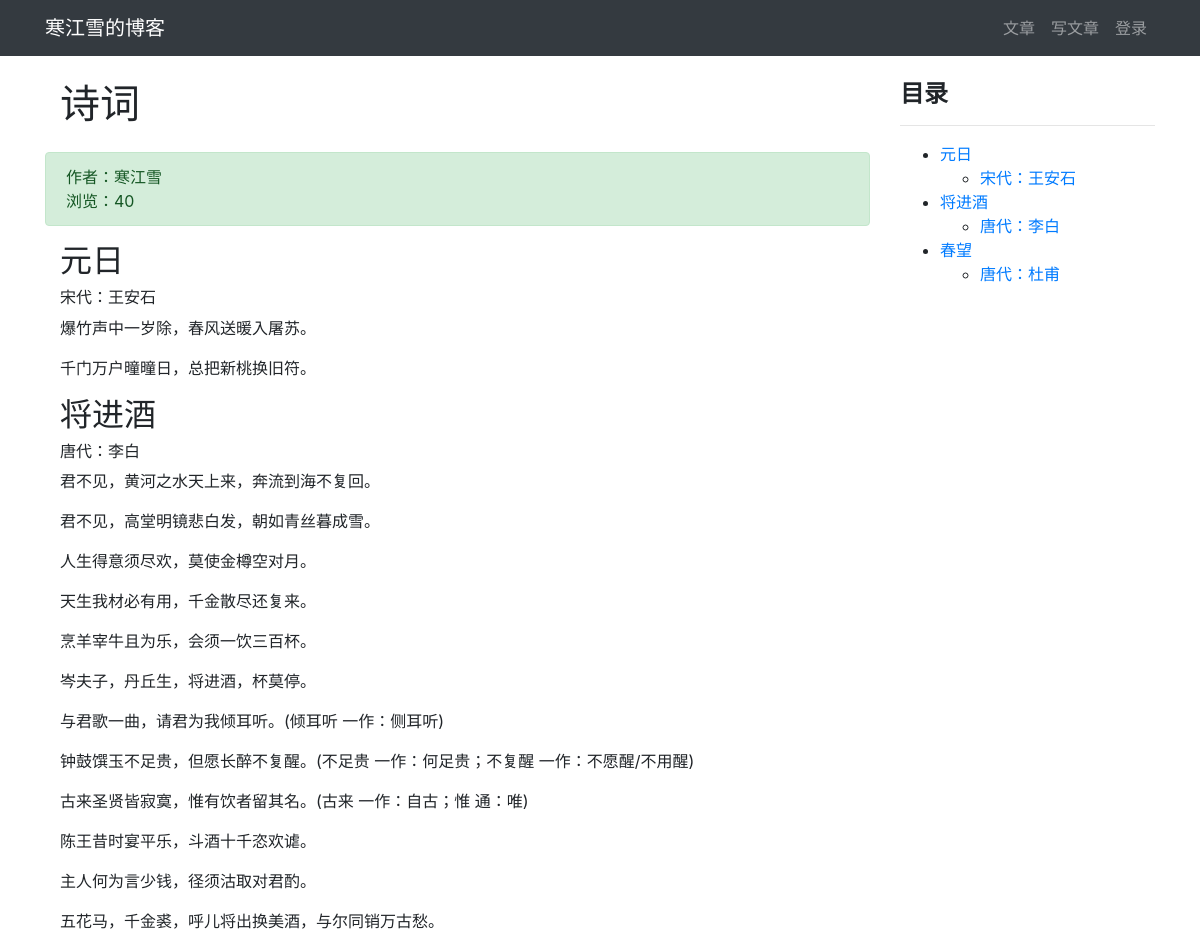
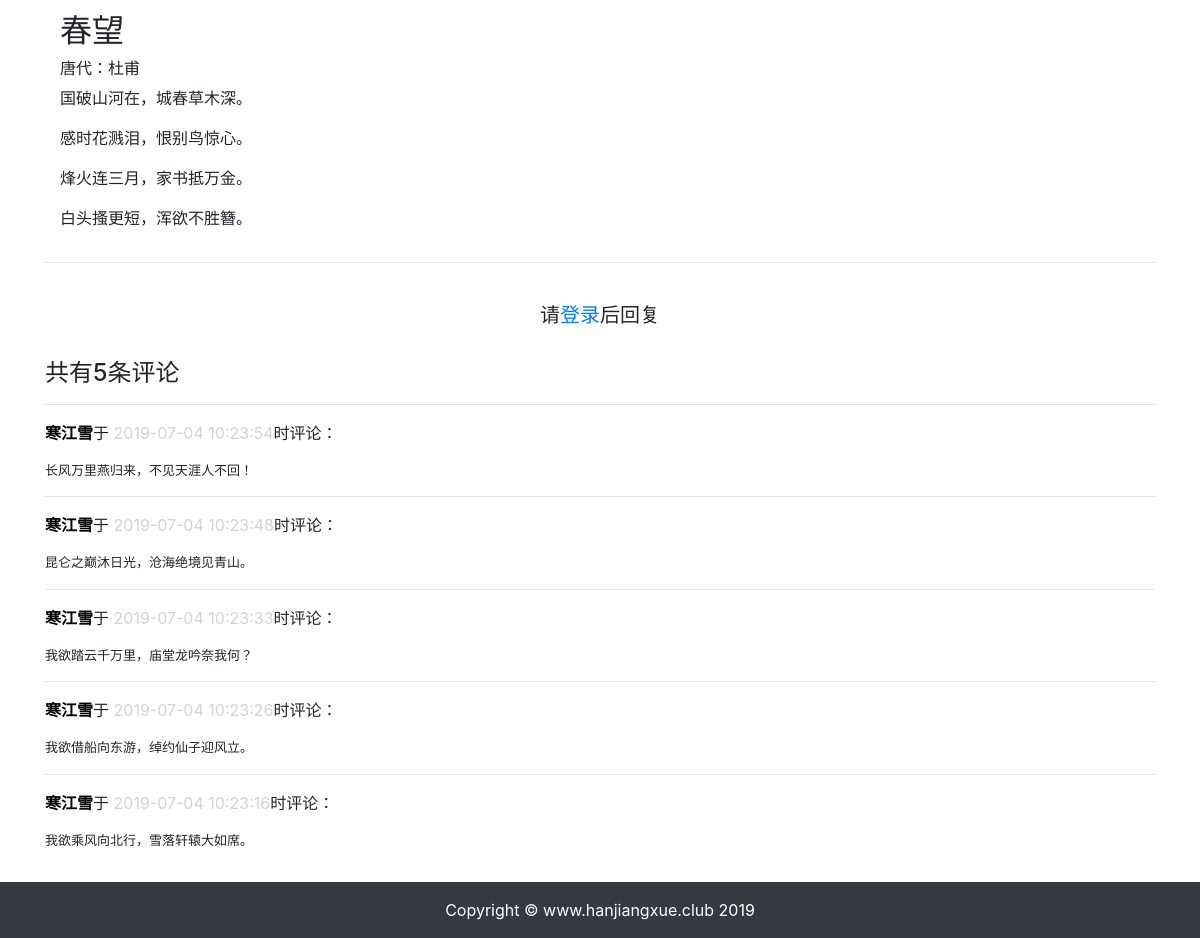
/article/article-detail/16/, run on the app's committed database (2 pictures, top to bottom).
### article/models.py (models this page shows, shortened)
class ArticlePost(models.Model):
    author = models.ForeignKey(User, on_delete=models.CASCADE, verbose_name='文章')
    column = models.ForeignKey(ArticleColumn, null=True, blank=True, on_delete=models.CASCADE, related_name='article',
                               verbose_name='栏目')
    tags = TaggableManager(blank=True)
    title = models.CharField(max_length=100, verbose_name='标题')
    body = models.TextField(verbose_name='正文')
    total_views = models.PositiveIntegerField(default=0,verbose_name='浏览量')
    created_time = models.DateTimeField(default=timezone.now, verbose_name='创建时间')
    update_time = models.DateTimeField(auto_now=True, verbose_name='更新时间')
    class Meta:
        ordering = ('-created_time',)  # 注意这里是元组（Tuple）
        verbose_name = "文章"
        verbose_name_plural = '文章'

### comment/models.py (models this page shows, shortened)
class Comment(models.Model):
    article = models.ForeignKey(ArticlePost, on_delete=models.CASCADE, related_name='comments')
    user = models.ForeignKey(User, on_delete=models.CASCADE, related_name='comments')
    body = models.TextField()
    created = models.DateTimeField(auto_now_add=True)
    class Meta:
        ordering = ('-created',)

### article/views.py (the view)
# urls.py: path('article-detail/<int:pk>/', views.article_detail, name='article_detail'),
def article_detail(request, pk):
    article = ArticlePost.objects.get(pk=pk)
    comments = Comment.objects.filter(article=pk)
    article.total_views += 1
    article.save(update_fields=['total_views'])
    md = markdown.Markdown(
        extensions=[
            'markdown.extensions.extra',
            'markdown.extensions.codehilite',
            'markdown.extensions.toc',
        ]
    )
    article.body = md.convert(article.body)
    context = {'article': article, 'toc': md.toc, 'comments': comments}
    return render(request, 'article/detail.html', context)

### templates/article/detail.html (shortened to what this page needs)
{% extends 'base.html' %}
{% load staticfiles %}
{% block content %}
 <div class="container">
        <div class="row">
            <div class="col-9">
                <h1 class="col-12 mt-4 mb-4">{{ article.title }}</h1>
                <div class="col-12 alert alert-success">
                    <div>
                        作者：{{ article.author }}
                    </div>
                <div>
                    浏览：{{ article.total_views }}
                </div>
                </div>
                <div class="col-12">
                    <p>{{ article.body|safe }}</p>
                </div>
            </div>
            <div class="col-3 mt-4">
                <h4><strong>目录</strong></h4>
                <hr>
                <div>
                    {{ toc|safe }}
                </div>
            </div>
        </div>
        <hr>
        {% if user.is_authenticated %}
            <div>
                <form action="{% url 'comment:post_comment' article.pk %}" method="post">
                    {% csrf_token %}
                    <div class="form-group">
                        <label for="body"><strong>我也要评论：</strong></label>
                        <textarea type="text" class="form-control" id="body" name="body" rows="2"></textarea>
                    </div>
                    <button type="submit" class="btn btn-primary">发送</button>
                </form>
            </div>
            <br>
        {% else %}
            <br>
            <h5 class="row justify-content-center">请<a href="{% url 'userprofile:login' %}">登录</a>后回复</h5>
            <br>
        {% endif %}
        <h4>共有{{ comments.count }}条评论</h4>
        <div>
            {% for commment in comments %}
                <hr>
                <p>
                    <strong style="color: black"> {{ commment.user }}</strong>于
                    <span style="color: lightgray">{{ commment.created|date:'Y-m-d H:i:s' }}</span>时评论：
                </p>
                <pre style="font-family: inherit; font-size: small">{{ commment.body }}</pre>
            {% endfor %}
        </div>
 </div>
{% endblock content %}

### data on the page
ArticlePost: title "诗词", author "寒江雪", total_views "40", body "元日 宋代：王安石 爆竹声中一岁除，春风送暖入屠苏。 千门万户曈曈日，总把新桃换旧符。 将进酒 唐代：李白 君不见，黄河之水天上来，奔流到海不复回。 君不见，高堂明镜悲白发，朝如青丝暮成雪。 人生得意须尽欢，莫使金樽空对月。 天生我材必有用，千金散尽还复来。 烹羊宰牛且为乐，会须一饮三百杯。 岑夫子，丹丘生，将进酒，杯莫停。 与君歌一曲，请君为我倾耳听。(倾耳听 一作：侧耳听) 钟鼓馔玉不足贵，但愿长醉不复醒。(不足贵 一作：何足贵；不复醒 一作：不愿醒/不用醒) 古来圣贤皆寂寞，惟有饮者留其名。(古来 一作：自古；惟 通：唯) 陈王昔时宴平乐，斗酒十千恣欢谑。 主人何为言少钱，径须沽取对君酌。 五花马，千金裘，呼儿将出换美酒，与尔同销万古愁。 春望 唐代：杜甫 国破山河在，城春草木深。 感时花溅泪，恨别鸟惊心。 烽火连三月，家书抵万金。 白头搔更短，浑欲不胜簪。"
Comment: user "寒江雪", created "2019-07-04 10:23:54", body "长风万里燕归来，不见天涯人不回！"
Comment: user "寒江雪", created "2019-07-04 10:23:48", body "昆仑之巅沐日光，沧海绝境见青山。"
Comment: user "寒江雪", created "2019-07-04 10:23:33", body "我欲踏云千万里，庙堂龙吟奈我何？"
Comment: user "寒江雪", created "2019-07-04 10:23:26", body "我欲借船向东游，绰约仙子迎风立。"
Comment: user "寒江雪", created "2019-07-04 10:23:16", body "我欲乘风向北行，雪落轩辕大如席。"

### other printed values
{{ toc|safe }} "元日 宋代：王安石 将进酒 唐代：李白 春望 唐代：杜甫"
{{ comments.count }} "5"
